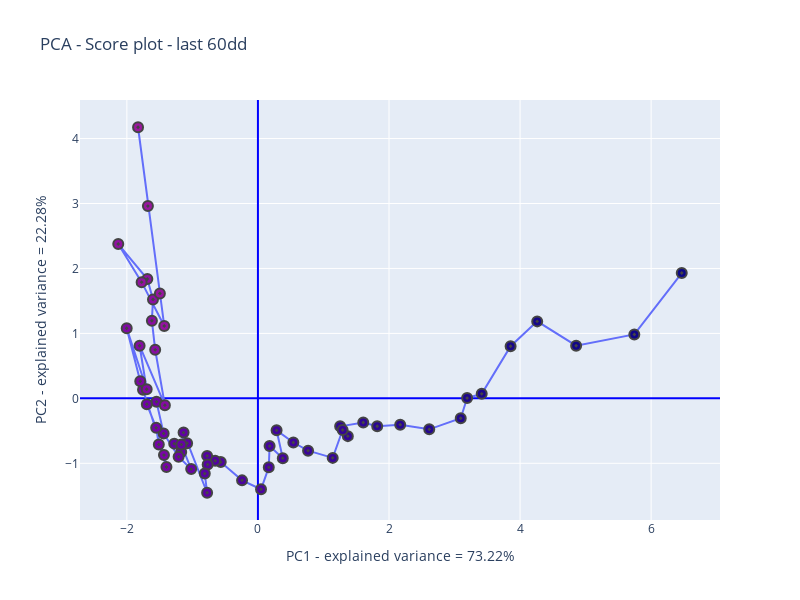

Write notebook code for a chart like this one.
### Code cell
# Score plot
col = np.arange(len(df.index))
fig=go.Figure()
fig.add_trace(go.Scatter(x=x_red[:,0], y=x_red[:,1], mode='markers+lines', marker=dict(symbol=[200], 
             color = col, line_width=2, size=10), hovertext=(DF.data.tail(60))))
fig.update_layout(height=600, width=800, title='PCA - Score plot - last 60dd', 
                  xaxis_title=xtit,yaxis_title=ytit, showlegend=False,
                  xaxis_zeroline=True, yaxis_zeroline=True, 
                  xaxis_zerolinecolor='blue', yaxis_zerolinecolor='blue')

### Figure 1 — Plotly figure (JSON) as saved in the notebook; plotly's stock layout.template omitted (floating-point values rounded to 4 significant figures; data arrays with more than 128 entries replaced by an {"elided": "..."} marker saying what was removed)
{"data": [{"hovertext": ["22/06", "23/06", "24/06", "25/06", "26/06", "27/06", "28/06", "29/06", "30/06", "01/07", "02/07", "03/07", "04/07", "05/07", "06/07", "07/07", "08/07", "09/07", "10/07", "11/07", "12/07", "13/07", "14/07", "15/07", "16/07", "17/07", "18/07", "19/07", "20/07", "21/07", "22/07", "23/07", "24/07", "25/07", "26/07", "27/07", "28/07", "29/07", "30/07", "31/07", "01/08", "02/08", "03/08", "04/08", "05/08", "06/08", "07/08", "08/08", "09/08", "10/08", "11/08", "12/08", "13/08", "14/08", "15/08", "16/08", "17/08", "18/08", "19/08", "20/08"], "marker": {"color": {"elided": "179 int values"}, "line": {"width": 2}, "size": 10, "symbol": [200]}, "mode": "markers+lines", "type": "scatter", "x": [6.467, 5.743, 4.856, 4.261, 3.856, 3.415, 3.192, 3.095, 2.614, 2.171, 1.82, 1.607, 1.254, 1.372, 1.292, 1.141, 0.7652, 0.5404, 0.2847, 0.3792, 0.178, 0.1655, 0.04723, -0.2421, -0.5675, -0.6527, -0.7752, -0.7671, -0.811, -0.7754, -1.08, -1.135, -1.171, -1.277, -1.169, -1.018, -1.21, -1.439, -1.548, -1.695, -1.553, -1.512, -1.396, -1.434, -1.753, -1.796, -2.002, -1.697, -1.806, -1.42, -1.568, -1.618, -1.601, -1.688, -2.131, -1.775, -1.429, -1.496, -1.679, -1.829], "y": [1.929, 0.9839, 0.8104, 1.185, 0.8021, 0.06974, 0.004482, -0.3064, -0.4767, -0.4055, -0.4291, -0.3719, -0.4312, -0.5815, -0.4871, -0.9164, -0.8051, -0.68, -0.4922, -0.9213, -0.7345, -1.062, -1.4, -1.263, -0.9806, -0.9605, -0.8857, -1.018, -1.158, -1.453, -0.6917, -0.5271, -0.8244, -0.6971, -0.7124, -1.089, -0.8996, -0.5403, -0.0519, -0.09035, -0.4536, -0.7094, -1.057, -0.8727, 0.1315, 0.2632, 1.079, 0.1397, 0.8103, -0.1052, 0.7478, 1.194, 1.523, 1.837, 2.376, 1.789, 1.114, 1.615, 2.961, 4.174]}], "layout": {"height": 600, "showlegend": false, "title": {"text": "PCA - Score plot - last 60dd"}, "width": 800, "xaxis": {"title": {"text": "PC1 - explained variance = 73.22%"}, "zeroline": true, "zerolinecolor": "blue"}, "yaxis": {"title": {"text": "PC2 - explained variance = 22.28%"}, "zeroline": true, "zerolinecolor": "blue"}}}
